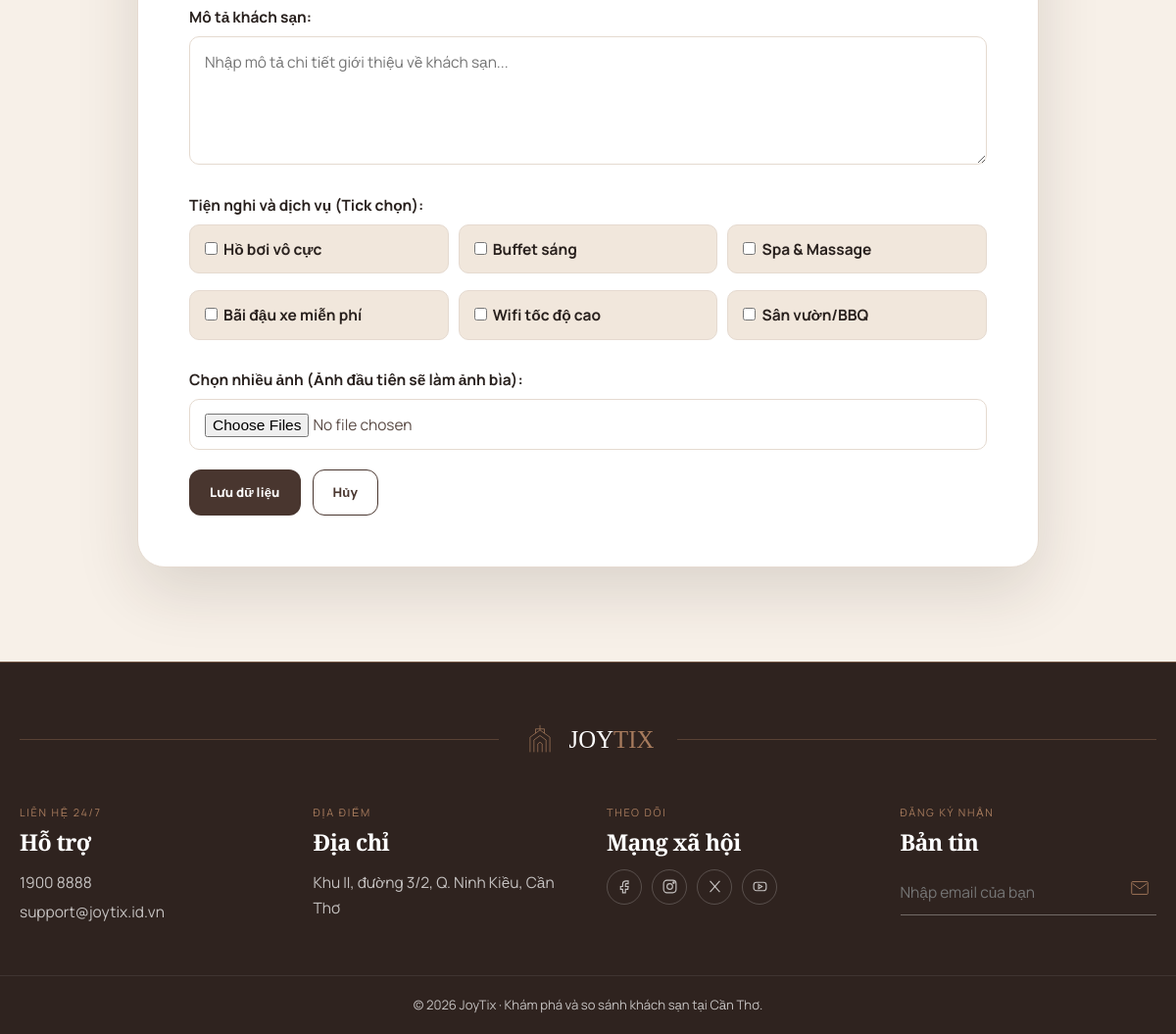
The app's page /adminadd.php (signed in, lower part), older data.
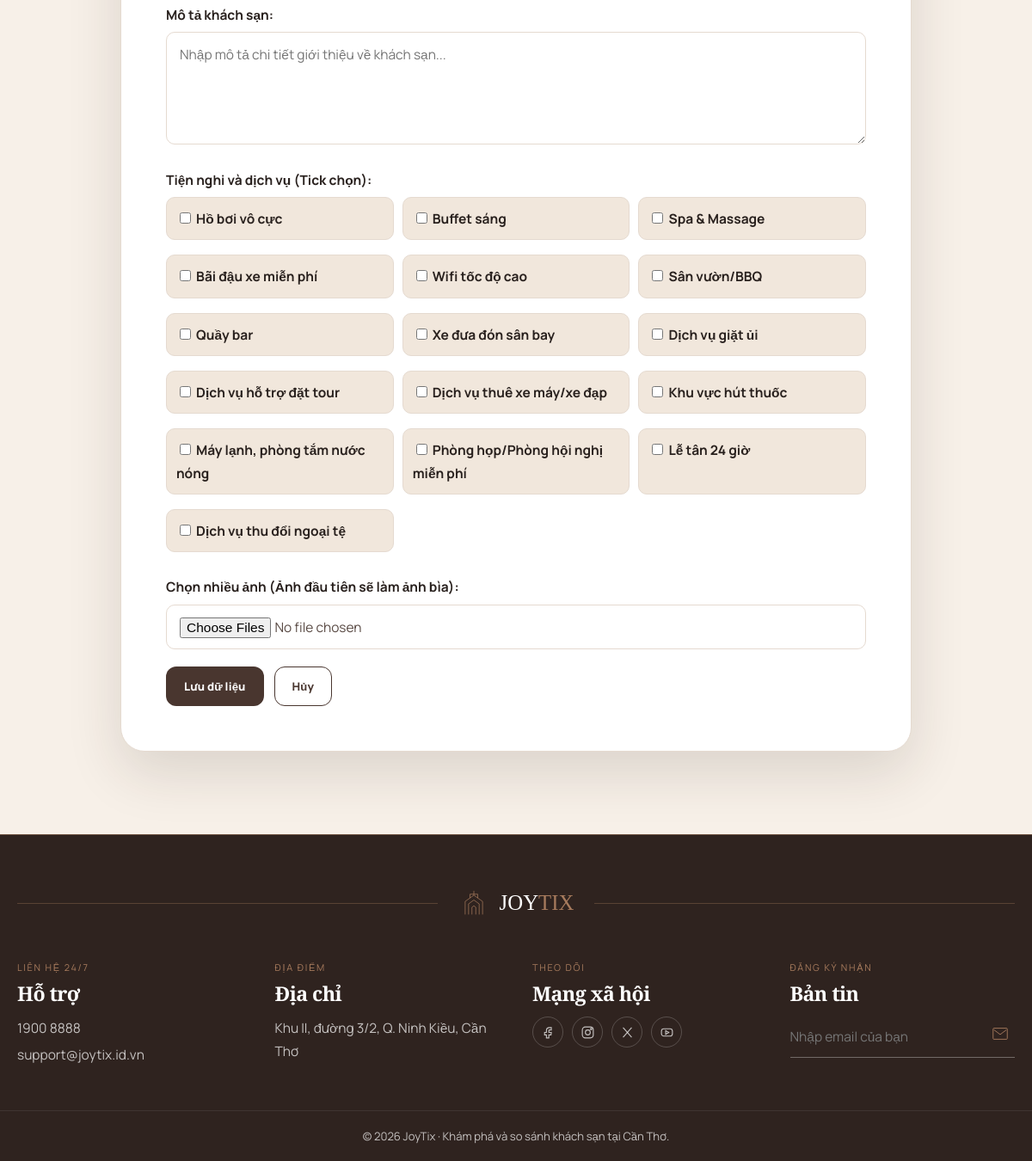
The same page, newer data.
### tables this page shows
CREATE TABLE `amenities` (
  `id` int(11) NOT NULL,
  `name` varchar(100) NOT NULL,
  `icon` varchar(100) DEFAULT NULL
);

### adminadd.php (the view, shortened to what this page needs)
<?php
require_once 'includes/bootstrap.php';
try {
    $amenityStmt = $pdo->query('SELECT id, name FROM amenities ORDER BY id ASC');
    $amenitiesList = $amenityStmt->fetchAll(PDO::FETCH_ASSOC);
} catch (Exception $e) {
    $amenitiesList = [];
    $existing_vibes = ['Hiện đại', 'Cổ điển', 'Vintage'];
}
require_once 'includes/header.php';
?>
<div class="container hotel-admin-form">
    <form action="" method="POST" enctype="multipart/form-data">
        <div class="form-group">
            <label>Mô tả khách sạn:</label>
            <textarea name="description" id="adminDescription" class="form-control" rows="4" placeholder="Nhập mô tả chi tiết giới thiệu về khách sạn..."><?= e($_POST['description'] ?? '') ?></textarea>
        </div>
        <div class="form-group">
            <label>Tiện nghi và dịch vụ (Tick chọn):</label>
            <div class="amenities-grid" id="facilitiesContainer">
                <?php if ($amenitiesList): ?>
                    <?php foreach ($amenitiesList as $amenity): ?>
                        <label class="amenity-checkbox" data-name="<?= htmlspecialchars(strtolower($amenity['name'])) ?>">
                            <input type="checkbox" name="amenities[]" value="<?= (int)$amenity['id'] ?>" class="facility-checkbox" <?= in_array((int) $amenity['id'], $selected_amenities ?? [], true) ? 'checked' : '' ?>>
                            <?= htmlspecialchars($amenity['name']) ?>
                        </label>
                    <?php endforeach; ?>
                <?php else: ?>
                    <p class="hotel-admin-form__empty">Chưa có tiện ích nào trong cơ sở dữ liệu.</p>
                <?php endif; ?>
            </div>
        </div>
        <div class="form-group">
            <label>Chọn nhiều ảnh (Ảnh đầu tiên sẽ làm ảnh bìa):</label>
            <input type="file" name="images[]" multiple accept="image/*" class="form-control">
        </div>
        <div class="hotel-admin-form__footer-actions">
            <button type="submit" class="btn-primary">Lưu dữ liệu</button>
            <a href="admin.php" class="btn-outline hotel-admin-form__cancel">Hủy</a>
        </div>
    </form>
</div>
<?php require_once 'includes/footer.php'; ?>

Row changes from the older to the newer data that the page shows:
added amenities: name "Quầy bar"
added amenities: name "Xe đưa đón sân bay"
added amenities: name "Dịch vụ giặt ủi"
added amenities: name "Dịch vụ hỗ trợ đặt tour"
added amenities: name "Dịch vụ thuê xe máy/xe đạp"
added amenities: name "Khu vực hút thuốc"
added amenities: name "Máy lạnh, phòng tắm nước nóng"
added amenities: name "Phòng họp/Phòng hội nghị miễn phí"
added amenities: name "Lễ tân 24 giờ"
added amenities: name "Dịch vụ thu đổi ngoại tệ"
